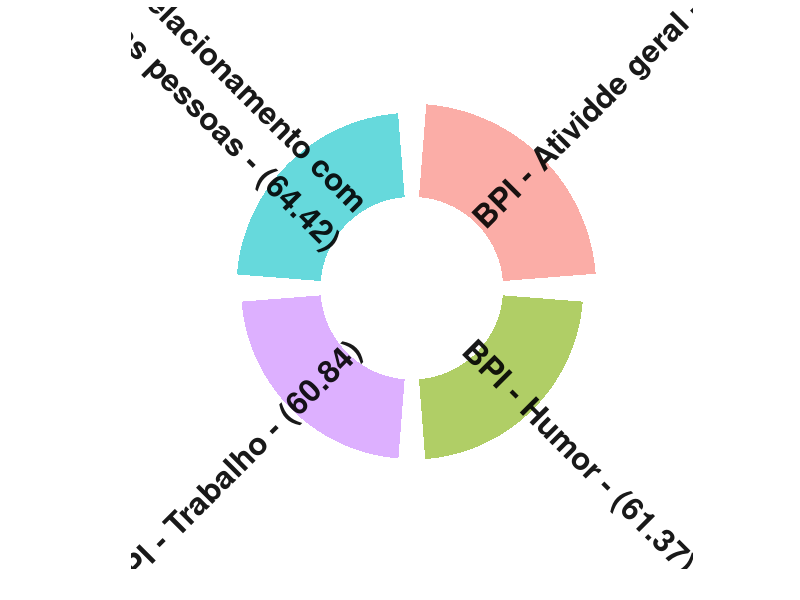
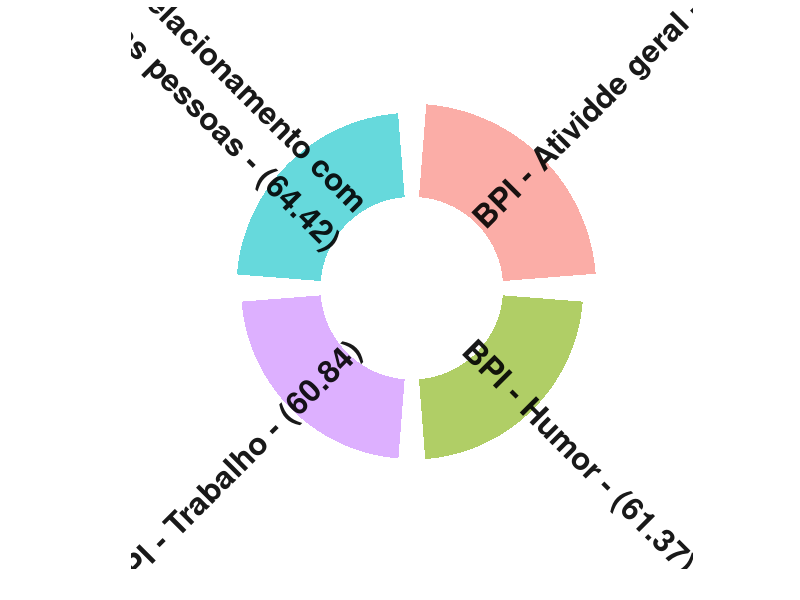

Recreate these plots in R, in order.
# library
library(tidyverse)

# Create dataset
data <- data.frame(
  individual=paste( "Mister ", seq(1,60), sep=""),
  Variável=c( rep('A', 10), rep('B', 30), rep('C', 14), rep('D', 6)) ,
  value=sample( seq(10,100), 60, replace=T)
)

setwd('C:/GD/DS/Lefort/RelevanciaEstatistica')

d30 = read.csv('outputdata/biserial_DN_pvaluefilter_03.csv', encoding = 'UTF-8')

names(d30)[3] = 'value'
names(d30)[2] = 'individual'
names(d30)[1] = 'Variável'

data = d30
data[c(4:6)] = NULL
data$value = 100*data$value

#Change factor level order 
data$Variável = fct_rev(data$Variável)

# Set a number of 'empty bar' to add at the end of each Variável
empty_bar <- 0
to_add <- data.frame( matrix(NA, empty_bar*nlevels(data$Variável), ncol(data)) )
colnames(to_add) <- colnames(data)
to_add$Variável <- rep(levels(data$Variável), each=empty_bar)
data <- rbind(data, to_add)
data <- data %>% arrange(Variável)
data$id <- seq(1, nrow(data))


# Get the name and the y position of each label
label_data <- data
number_of_bar <- nrow(label_data)
angle <- 90 - 360 * (label_data$id-0.5) /number_of_bar     # I substract 0.5 because the letter must have the angle of the center of the bars. Not extreme right(1) or extreme left (0)
label_data$hjust <- ifelse( angle < -90, 1, 0)
label_data$angle <- ifelse(angle < -90, angle+180, angle)

#Criar uma label customizada
label_data$value = round(label_data$value, 2)
label_data$individual = paste(label_data$individual," - (",label_data$value,")",sep = "")

#Para os casos de valores negativos
label_data$position = ifelse(label_data$value>0,label_data$value,50)

# Mudar a legenda
label_data$individual
label_data$individual = c(label_data$individual[1:3],'BPI - Relacionamento com \n outras pessoas - (64.42)')
label_data$individual

# Make the plot
p <- ggplot(data, aes(x=as.factor(id), y=value, fill=individual)) +       # Note that id is a factor. If x is numeric, there is some space between the first bar
  geom_bar(stat="identity", alpha = 0.6) +
  ylim(-70,102) +
  theme_minimal() +
  theme(
    legend.position = 'none',
    axis.text.x = element_blank(), 
    panel.grid = element_blank(),
    plot.title = element_text(hjust = 0.5, size = 25),
    #Tamanho da legenda
    legend.title = element_text(size = 35),
    legend.text = element_text(size = 32), 
    axis.text.y = element_blank()
  ) + 
  coord_polar() + 
  geom_text(data=label_data, aes(x=id, y=position-70, label=individual, hjust=hjust), 
            color="black", fontface="bold",alpha=0.9, size=8, angle= label_data$angle, inherit.aes = FALSE ) + 
  xlab('') + 
  ylab('')
  # ggtitle("Correlação entre a questão do questionário DN4 - Alfinetada e agulhada 
  #         com variáveis de caráter ordinal")
p
tiff('outputdata/imgs/DN_Bisserial.tiff', width = 16, height = 16, units ='in', res = 200)
p
dev.off()

